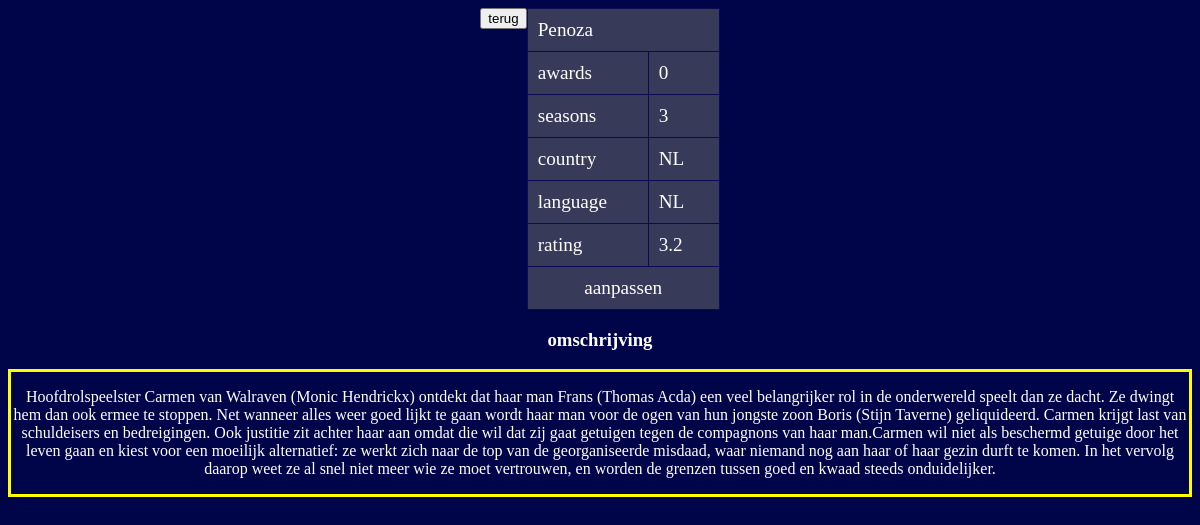
Page /detail.php?id=4 (signed in) on the committed database.
### tables this page shows
CREATE TABLE `media` (
	id MEDIUMINT NOT NULL AUTO_INCREMENT PRIMARY KEY,
    title VARCHAR(100)  NULL,
    rating DECIMAL(2,1) NULL,
    summary TEXT  NULL,
    has_won_awards INT  NULL,
    seasons INT   ,
    country VARCHAR(5)  NULL,
    spoken_in_language ENUM('NL', 'EN') NULL,
    length_in_minutes INTEGER NULL,
    released_at DATE NULL,
    youtube_trailer_id VARCHAR(20)NULL,
    soort ENUM('films', 'series') NOT NULL
);

### detail.php (the view, shortened to what this page needs)
<?php
require_once('db_connectie.php');
$id = filter_input(INPUT_GET, 'id', FILTER_VALIDATE_INT);
$stmt = $pdo->prepare("SELECT * FROM media WHERE id = :id");
$stmt->bindParam(':id', $id);
$stmt->execute();
$value = $stmt->fetchAll(PDO::FETCH_ASSOC)[0];
?>
<html>
<!DOCTYPE html>
<html lang="en">
<head>
    <link rel="stylesheet" type="text/css" href="style.css">
</head>
<body>
    <span class="container"><a href="index.php"><button type="button">terug</button></a>
        <table>
            <?php
            $id = $value['id'];
            $title = $value['title'];
            $rating = $value['rating'];
            $summary = $value['summary'];
            $awards = $value['has_won_awards'];
            $seasons = $value['seasons'];
            $country = $value['country'];
            $taal = $value['spoken_in_language'];
            $soort = $value['soort'];
            if ($soort == "series") {
                echo "<tr><td class='text' colspan='2'>$title</td></tr>";
                echo "<tr><td class='text'>awards</td><td class='number'>$awards</td></tr>";
                echo "<tr><td class='text'>seasons</td><td class='number'>$seasons</td></tr>";
                echo "<tr><td class='text'>country</td><td class='number'>$country</td></tr>";
                echo "<tr><td class='text'>language</td><td class='number'>$taal</td></tr>";
                echo "<tr><td class='text'>rating</td><td class='number'>$rating</td></tr>";
                echo "<tr><td colspan='2' class = 'text aanpassen'><a href='edit.php?id=$id'> aanpassen</a></td></tr>";
            }
            ?>
        </table>
    </span></span>
    <h3>omschrijving</h3>
    <div id='summary'>
        <p><?php echo "$summary"; ?></p>
    </div>
</body>
</html>

### style.css (style rules this page uses)
table, th, td { border: 1px solid rgb(11, 11, 83); border-collapse: collapse; }
th, td { padding: 10px; }
table { align-items: center; font-size: larger; background-color: rgba(104, 104, 104, 0.54); }
.text { width: 100px; }
.number { width: 50px; }
body { background-color: #000449; text-align: center; color: white; display: flex; flex-direction: column; align-items: center; }
a { color: white; text-decoration: none; }
div { border: solid yellow; text-align: center; }
.aanpassen { text-align: center; }
.container { display: flex; flex-direction: row; }

### rows in the picture
media: title "Penoza", has_won_awards "0", seasons "3", country "NL", spoken_in_language "NL", rating "3.2", summary "Hoofdrolspeelster Carmen van Walraven (Monic Hendrickx) ontdekt dat haar man Frans (Thomas Acda) een veel belangrijker rol in de onderwereld speelt dan ze dacht. Ze dwingt hem dan ook ermee te stoppen. Net wanneer alles weer goed lijkt te gaan wordt haar man voor de ogen van hun jongste zoon Boris (Stijn Taverne) geliquideerd. Carmen krijgt last van schuldeisers en bedreigingen. Ook justitie zit achter haar aan omdat die wil dat zij gaat getuigen tegen de compagnons van haar man.Carmen wil niet als beschermd getuige door het leven gaan en kiest voor een moeilijk alternatief: ze werkt zich naar de top van de georganiseerde misdaad, waar niemand nog aan haar of haar gezin durft te komen. In…"
